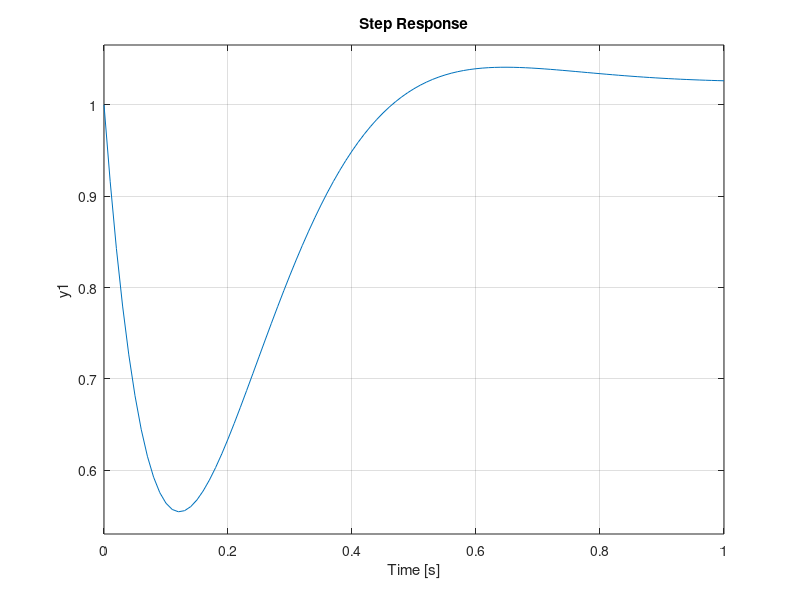

The MATLAB source for this figure:
% MEC
% Q2
clear;

% Part c
num = [1 4 80];
denom =[2 17 158];

Ts = tf(num, denom);

zeros = zero(Ts);
poles = pole(Ts);

% Part e

step(Ts);

num_ol = [1 4 80];
denom_ol = [1 13 78];
Gs = tf(num_ol, denom_ol);
step(Gs);